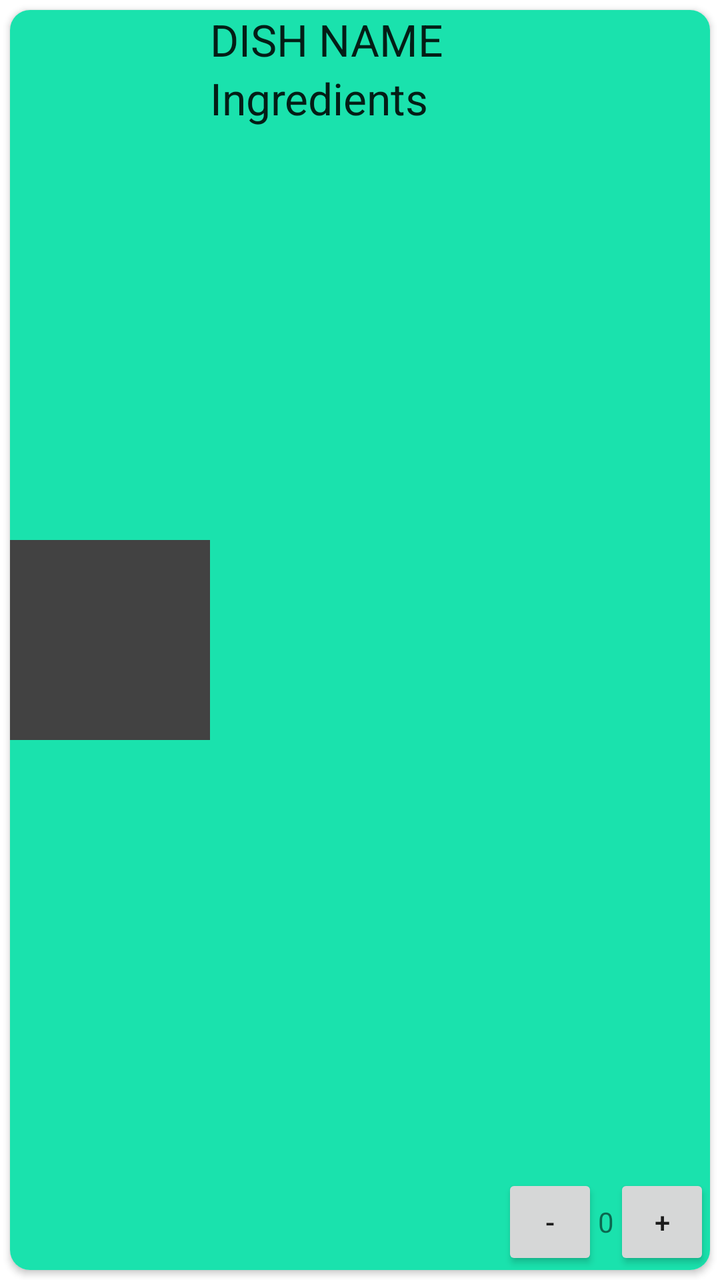
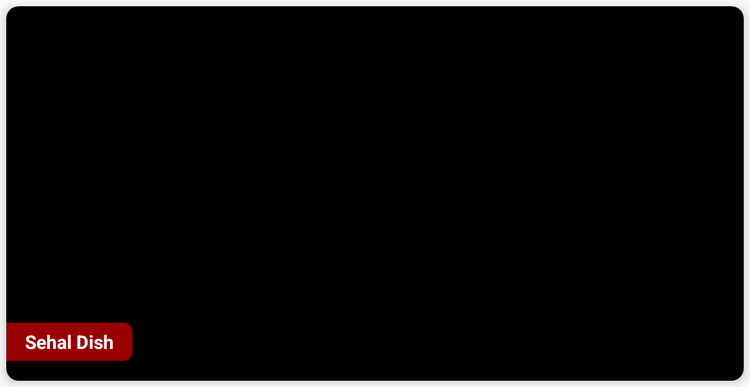

One screen, two layout resources from the same app: the default and the repository's alternative for another configuration. Each is rendered where Android would select it; the XML of both is given below.
<!-- AndroidManifest.xml: application theme AppTheme -->
<!-- res/layout/menu_list.xml -->
<?xml version="1.0" encoding="utf-8"?>
<LinearLayout xmlns:android="http://schemas.android.com/apk/res/android"
    xmlns:card_view="http://schemas.android.com/apk/res-auto"
    android:layout_width="match_parent"
    android:layout_height="match_parent"
    android:background="#ffffff"
    android:orientation="vertical">

    <android.support.v7.widget.CardView
        android:id="@+id/menu_list_card"
        android:layout_width="match_parent"
        android:layout_height="match_parent"
        android:layout_margin="5dp"
        android:clickable="true"
        android:stateListAnimator="@anim/card_raise"
        card_view:cardCornerRadius="10dp"
        card_view:cardElevation="@dimen/card_idle">

        <LinearLayout
            android:layout_width="match_parent"
            android:layout_height="match_parent"
            android:background="#fb17e2ac"
            android:orientation="horizontal">

            <ImageView
                android:id="@+id/imageDishIcon"
                android:layout_width="100dp"
                android:layout_height="100dp"
                android:layout_gravity="center"
                android:background="@color/cardview_dark_background" />

            <RelativeLayout
                android:layout_width="match_parent"
                android:layout_height="match_parent">

                <LinearLayout
                    android:layout_width="wrap_content"
                    android:layout_height="wrap_content"
                    android:layout_alignParentBottom="true"
                    android:layout_alignParentTop="true"
                    android:orientation="vertical">

                    <TextView
                        android:id="@+id/textDishName"
                        android:layout_width="wrap_content"
                        android:layout_height="wrap_content"
                        android:text="DISH NAME"
                        android:textAppearance="?android:attr/textAppearanceLarge" />

                    <TextView
                        android:id="@+id/textIngredients"
                        android:layout_width="wrap_content"
                        android:layout_height="wrap_content"
                        android:text="Ingredients"
                        android:textAppearance="?android:attr/textAppearanceLarge" />


                </LinearLayout>

                <LinearLayout
                    android:layout_width="wrap_content"
                    android:layout_height="wrap_content"
                    android:layout_alignParentBottom="true"
                    android:layout_alignParentEnd="true"
                    android:layout_alignParentRight="true">

                    <Button
                        android:id="@+id/buttonminus"
                        style="?android:attr/buttonStyleSmall"
                        android:layout_width="wrap_content"
                        android:layout_height="wrap_content"
                        android:text="-" />

                    <TextView
                        android:id="@+id/textQuantity"
                        android:layout_width="wrap_content"
                        android:layout_height="wrap_content"
                        android:text="0"
                        android:textAppearance="?android:attr/textAppearanceSmall" />

                    <Button
                        android:id="@+id/buttonplus"
                        style="?android:attr/buttonStyleSmall"
                        android:layout_width="wrap_content"
                        android:layout_height="wrap_content"
                        android:layout_alignParentBottom="true"
                        android:layout_alignParentEnd="true"
                        android:layout_alignParentRight="true"
                        android:text="+" />

                </LinearLayout>

            </RelativeLayout>

        </LinearLayout>

    </android.support.v7.widget.CardView>

</LinearLayout>
<!-- resources referenced by this layout -->
<resources>
  <dimen name="card_idle">2dp</dimen>
  <style name="AppTheme" parent="Theme.AppCompat.Light.NoActionBar">
          
          <item name="colorPrimary">@color/colorPrimary</item>
          <item name="colorPrimaryDark">@color/colorPrimaryDark</item>
          <item name="colorAccent">@color/colorAccent</item>
      </style>
  <color name="colorPrimary">#3F51B5</color>
  <color name="colorPrimaryDark">#303F9F</color>
  <color name="colorAccent">#FF4081</color>
</resources>
<!-- res/layout-large/menu_list.xml (the repository's variant of the layout above) -->
<!-- drawn on a 7-inch tablet held upright -->
<?xml version="1.0" encoding="utf-8"?>
<android.support.v7.widget.CardView xmlns:android="http://schemas.android.com/apk/res/android"
    xmlns:card_view="http://schemas.android.com/apk/res-auto"
    android:id="@+id/card_view"
    android:layout_width="match_parent"
    android:layout_height="300dp"
    android:layout_margin="5dp"
    android:clickable="true"
    android:foreground="?attr/selectableItemBackground"
    card_view:cardCornerRadius="10dp"
    card_view:cardElevation="5dp">

    <RelativeLayout xmlns:android="http://schemas.android.com/apk/res/android"
        android:layout_width="match_parent"
        android:layout_height="match_parent"
        android:orientation="vertical"
        android:id="@+id/menu_card">


        <ImageView
            android:id="@+id/imageDishIcon"
            android:layout_width="fill_parent"
            android:layout_height="match_parent"
            android:background="#000"
            android:scaleType="fitXY" />

        <LinearLayout
            android:id="@+id/linearLayout"
            android:layout_width="wrap_content"
            android:layout_height="wrap_content"
            android:layout_alignParentBottom="true"
            android:layout_marginBottom="15dp"
            android:background="@drawable/menu_text_bg"
            android:elevation="100dp">

            <TextView
                android:id="@+id/textDishName"
                android:layout_width="match_parent"
                android:layout_height="wrap_content"
                android:layout_gravity="bottom"
                android:layout_marginLeft="15dp"
                android:layout_marginRight="15dp"
                android:gravity="center"
                android:paddingBottom="5dp"
                android:paddingTop="5dp"
                android:text="Sehal Dish"
                android:textColor="#fff"
                android:textSize="15dp"
                android:textStyle="bold" />

        </LinearLayout>

    </RelativeLayout>

</android.support.v7.widget.CardView>
<!-- resources referenced by the variant -->
<!-- as a 7-inch tablet held upright resolves them -->
<resources>
  <!-- drawable menu_text_bg (drawable) -->
  <?xml version="1.0" encoding="UTF-8"?>
  <layer-list xmlns:android="http://schemas.android.com/apk/res/android">
  
      
      <item>
          <shape>
              <padding
                  android:bottom="1dp"
                  android:left="0dp"
                  android:right="1dp" />
              <solid android:color="#33000000" />
              <corners
                  android:bottomLeftRadius="0dp"
                  android:bottomRightRadius="7dp"
                  android:topLeftRadius="0dp"
                  android:topRightRadius="7dp" />
  
          </shape>
      </item>
  
      
      <item>
          <shape xmlns:android="http://schemas.android.com/apk/res/android">
              <solid android:color="#99ff0000" />
              <corners
                  android:bottomLeftRadius="0dp"
                  android:bottomRightRadius="7dp"
                  android:topLeftRadius="0dp"
                  android:topRightRadius="7dp" />
          </shape>
      </item>
  </layer-list>
  <style name="AppTheme" parent="Theme.AppCompat.Light.NoActionBar">
          
          <item name="colorPrimary">@color/colorPrimary</item>
          <item name="colorPrimaryDark">@color/colorPrimaryDark</item>
          <item name="colorAccent">@color/colorAccent</item>
      </style>
  <color name="colorPrimary">#3F51B5</color>
  <color name="colorPrimaryDark">#303F9F</color>
  <color name="colorAccent">#FF4081</color>
</resources>
